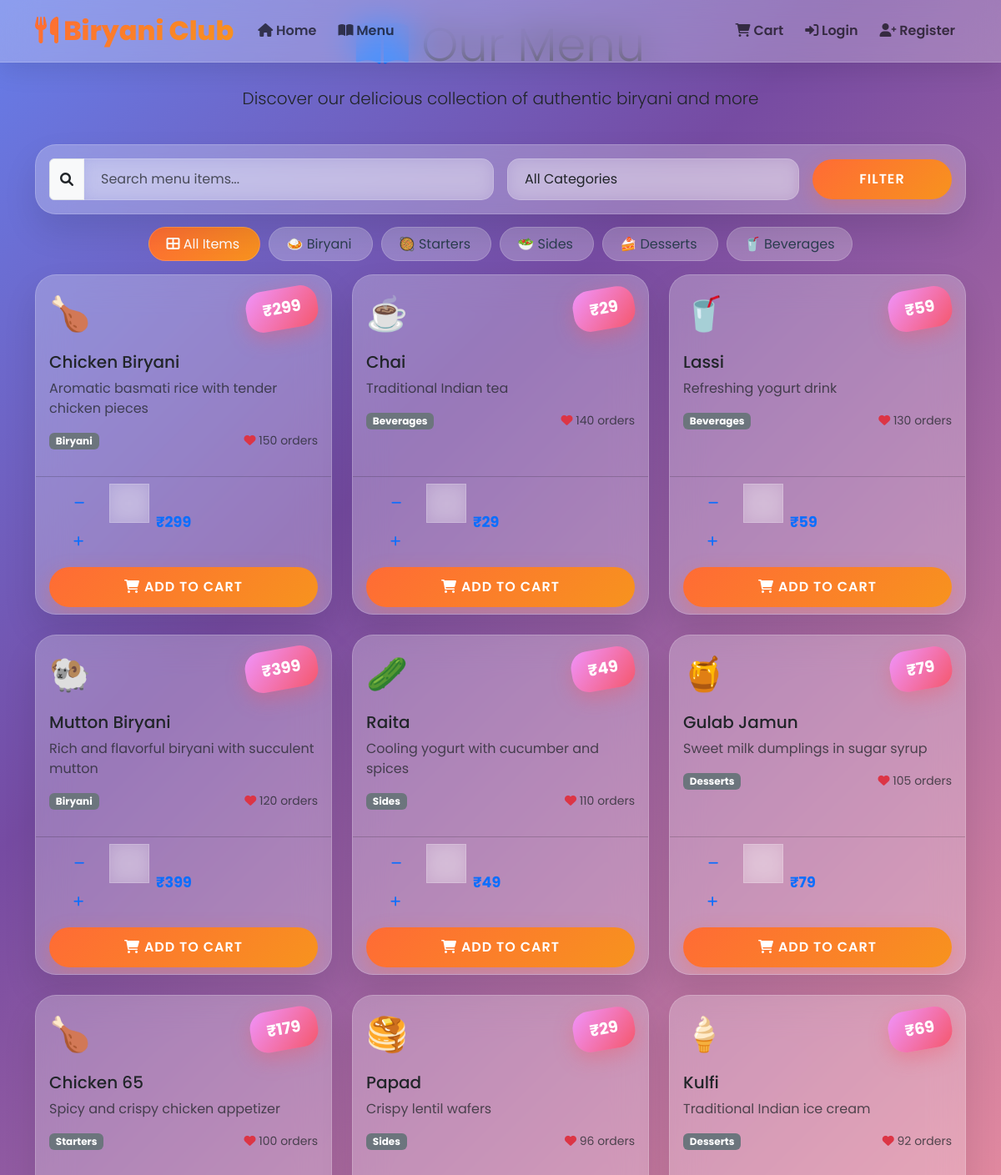
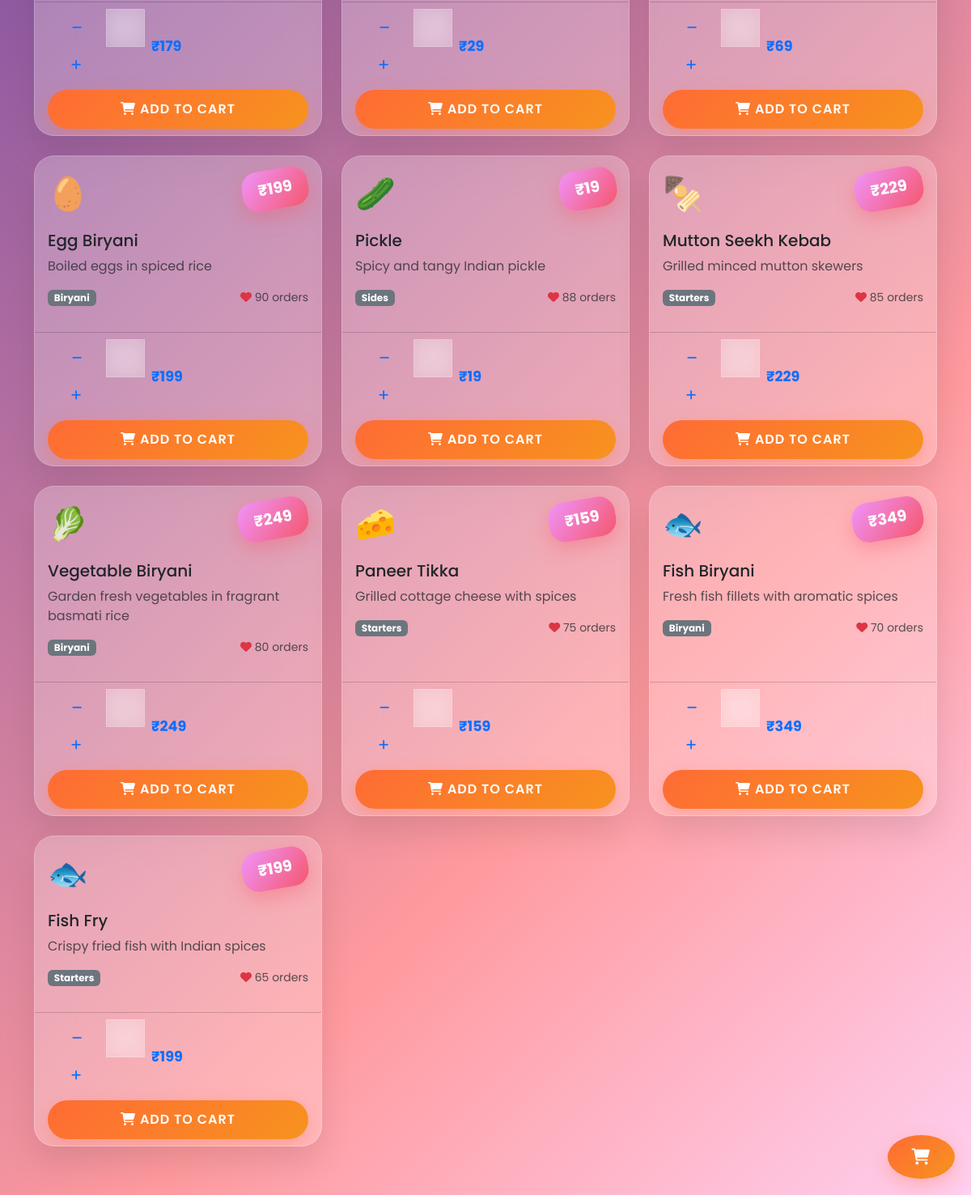
The page /menu on the database its author committed (2 pictures, top to bottom).
### models.py (models this page shows, shortened)
class MenuItem(db.Model):
    id = db.Column(db.Integer, primary_key=True)
    name = db.Column(db.String(100), unique=True, nullable=False)
    category = db.Column(db.String(50), nullable=False)
    price = db.Column(db.Float, nullable=False)
    description = db.Column(db.Text)
    emoji = db.Column(db.String(10))
    in_stock = db.Column(db.Boolean, default=True)
    created_at = db.Column(db.DateTime, default=datetime.utcnow)
    popularity = db.Column(db.Integer, default=0)

### routes.py (the view)
@app.route('/menu')
def menu():
    category = request.args.get('category', 'all')
    search = request.args.get('search', '')
    query = MenuItem.query.filter_by(in_stock=True)
    if category != 'all':
        query = query.filter_by(category=category)
    if search:
        query = query.filter(MenuItem.name.contains(search))
    menu_items = query.order_by(MenuItem.popularity.desc()).all()
    categories = db.session.query(MenuItem.category).distinct().all()
    categories = [cat[0] for cat in categories]
    return render_template('menu.html',
                         title='Our Menu - Biryani Club',
                         menu_items=menu_items,
                         categories=categories,
                         current_category=category,
                         search_term=search,
                         store_open=store_status['open'])

### routes.py (called while the page is built)
@app.context_processor
def inject_current_user():
    def get_current_user():
        if 'user_id' in session:
            return User.query.get(session['user_id'])
        return None
    return dict(get_current_user=get_current_user)

@app.after_request
def apply_security_headers(response):
    response.headers['X-Content-Type-Options'] = 'nosniff'
    response.headers['X-Frame-Options'] = 'SAMEORIGIN'
    response.headers['Content-Security-Policy'] = "default-src 'self'; script-src 'self' 'unsafe-inline' https://cdn.jsdelivr.net https://cdnjs.cloudflare.com; style-src 'self' 'unsafe-inline' https://cdn.jsdelivr.net https://fonts.googleapis.com; font-src 'self' https://fonts.gstatic.com; img-src 'self' data:;"
    return response

### templates/menu.html (shortened to what this page needs)
{% extends "base.html" %}
{% block content %}
<div class="container">
    <div class="row mb-4">
        <div class="col-12">
            <div class="text-center">
                <h1 class="display-4 mb-3">
                    <i class="fas fa-book-open text-primary"></i> Our Menu
                </h1>
                <p class="lead">Discover our delicious collection of authentic biryani and more</p>
            </div>
        </div>
    </div>
    <div class="row mb-4">
        <div class="col-12">
            <div class="card">
                <div class="card-body">
                    <form method="GET" class="row g-3 align-items-center">
                        <div class="col-md-6">
                            <div class="input-group">
                                <span class="input-group-text">
                                    <i class="fas fa-search"></i>
                                </span>
                                <input type="text" class="form-control" name="search"
                                       placeholder="Search menu items..." value="{{ search_term }}">
                            </div>
                        </div>
                        <div class="col-md-4">
                            <select name="category" class="form-select">
                                <option value="all" {% if current_category == 'all' %}selected{% endif %}>All Categories</option>
                            </select>
                        </div>
                        <div class="col-md-2">
                            <button type="submit" class="btn btn-primary w-100">Filter</button>
                        </div>
                    </form>
                </div>
            </div>
        </div>
    </div>
    <div class="row mb-4">
        <div class="col-12">
            <div class="text-center">
                <a href="{{ url_for('menu', category='all') }}"
                   class="category-filter {% if current_category == 'all' %}active{% endif %}">
                    <i class="fas fa-th-large"></i> All Items
                </a>
                {% for cat in categories %}
                <a href="{{ url_for('menu', category=cat) }}"
                   class="category-filter {% if current_category == cat %}active{% endif %}">
                    {% if cat == 'Biryani' %}🍛
                    {% elif cat == 'Starters' %}🥘
                    {% elif cat == 'Sides' %}🥗
                    {% elif cat == 'Desserts' %}🍰
                    {% elif cat == 'Beverages' %}🥤
                    {% else %}🍽️
                    {% endif %}
                    {{ cat }}
                </a>
                {% endfor %}
            </div>
        </div>
    </div>
    {% if menu_items %}
    <div class="row g-4">
        {% for item in menu_items %}
        <div class="col-md-6 col-lg-4">
            <div class="card h-100 {% if not item.in_stock %}opacity-75{% endif %}">
                <div class="card-body">
                    <div class="d-flex justify-content-between align-items-start mb-3">
                        <div class="fs-1">{{ item.emoji or '🍽️' }}</div>
                        <div class="text-end">
                            <div class="price-tag">₹{{ "%.0f"|format(item.price) }}</div>
                        </div>
                    </div>
                    <h5 class="card-title">{{ item.name }}</h5>
                    <p class="card-text text-muted">{{ item.description or 'Delicious ' + item.name }}</p>
                    <div class="d-flex justify-content-between align-items-center mb-3">
                        <span class="badge bg-secondary">{{ item.category }}</span>
                        <span class="text-muted small">
                            <i class="fas fa-heart text-danger"></i> {{ item.popularity }} orders
                        </span>
                    </div>
                </div>
                {% if item.in_stock %}
                <div class="card-footer bg-transparent">
                    <form action="{{ url_for('add_to_cart') }}" method="POST" class="add-to-cart-form" data-item-name="{{ item.name }}">
                        <div class="d-flex gap-2 align-items-center mb-2">
                            <div class="input-group quantity-controls" style="width: 120px;">
                                <button type="button" class="btn btn-outline-primary btn-sm" onclick="decrementQuantity(this)">
                                    <i class="fas fa-minus"></i>
                                </button>
                                <input type="number" name="quantity" value="1" min="1" max="10"
                                       class="form-control form-control-sm text-center quantity-input">
                                <button type="button" class="btn btn-outline-primary btn-sm" onclick="incrementQuantity(this)">
                                    <i class="fas fa-plus"></i>
                                </button>
                            </div>
                            <span class="item-total-price fw-bold text-primary">₹{{ "%.0f"|format(item.price) }}</span>
                        </div>
                        <button type="submit" class="btn btn-primary w-100 add-cart-btn">
                            <i class="fas fa-shopping-cart"></i> Add to Cart
                        </button>
                    </form>
                </div>
                {% else %}
                <div class="card-footer bg-transparent">
                    <button class="btn btn-secondary w-100" disabled>
                        <i class="fas fa-times"></i> Out of Stock
                    </button>
                </div>
                {% endif %}
            </div>
        </div>
        {% endfor %}
    </div>
    {% endif %}
</div>
<div class="floating-cart">
    <a href="{{ url_for('cart') }}" class="btn btn-primary btn-lg rounded-circle">
        <i class="fas fa-shopping-cart"></i>
    </a>
</div>
{% endblock %}

### templates/base.html (style rules this page uses)
:root { --primary: #ff6b35; --secondary: #f7931e; --success: #4ecdc4; --info: #667eea; --warning: #f093fb; --danger: #f5576c; --dark: #2c3e50; --bronze: #cd7f32; --silver: #c0c0c0; --gold: #ffd700; --gradient-1: linear-gradient(135deg, #ff6b35 0%, #f7931e 100%); --gradient-2: linear-gradient(135deg, #4ecdc4 0%, #38ef7d 100%); --gradient-3: linear-gradient(135deg, #667eea 0%, #764ba2 100%); --gradient-4: linear-gradient(135deg, #f093fb 0%, #f5576c 100%); --gradient-5: linear-gradient(135deg, #2c3e50 0%, #3498db 100%); --glass: rgba(255, 255, 255, 0.25); --glass-border: rgba(255, 255, 255, 0.18); }
* { font-family: 'Poppins', sans-serif; margin: 0; padding: 0; box-sizing: border-box; }
body { background: linear-gradient(135deg, #667eea 0%, #764ba2 25%, #ff9a9e 75%, #fecfef 100%); background-attachment: fixed; min-height: 100vh; padding-bottom: 60px; }
.card { border: none; border-radius: 25px; box-shadow: 0 20px 40px rgba(0,0,0,0.1); transition: all 0.4s ease; background: var(--glass); backdrop-filter: blur(20px); overflow: hidden; border: 1px solid var(--glass-border); }
.btn { border-radius: 50px; padding: 12px 30px; font-weight: 600; text-transform: uppercase; letter-spacing: 1px; transition: all 0.3s ease; border: none; position: relative; overflow: hidden; }
.btn::before { content: ''; position: absolute; top: 0; left: -100%; width: 100%; height: 100%; background: linear-gradient(90deg, transparent, rgba(255,255,255,0.2), transparent); transition: left 0.5s; }
.btn-primary { background: var(--gradient-1); box-shadow: 0 8px 25px rgba(255, 107, 53, 0.3); }
.price-tag { background: var(--gradient-4); color: white; border-radius: 20px; padding: 10px 20px; font-weight: bold; font-size: 1.2rem; display: inline-block; transform: rotate(-10deg); box-shadow: 0 8px 25px rgba(245, 87, 108, 0.4); }
.form-control, .form-select { border-radius: 15px; border: 1px solid var(--glass-border); background: var(--glass); backdrop-filter: blur(10px); padding: 12px 20px; }
.floating-cart { position: fixed; bottom: 20px; right: 20px; z-index: 1000; animation: float 3s ease-in-out infinite; }
.add-to-cart-form { transition: all 0.3s ease; }
.quantity-controls { transition: all 0.3s ease; }
.item-total-price { transition: all 0.3s ease; }
.category-filter { background: var(--glass); border-radius: 50px; padding: 8px 20px; margin: 5px; border: 1px solid var(--glass-border); color: var(--dark); text-decoration: none; transition: all 0.3s ease; }
.category-filter:hover, .category-filter.active { background: var(--gradient-1); color: white; transform: translateY(-2px); }

### templates/menu.html (style rules this page uses)
.quantity-controls { transition: all 0.3s ease; }
.item-total-price { transition: all 0.3s ease; font-size: 1.1rem; }
.add-cart-btn { transition: all 0.3s ease; }
.floating-cart { animation: float 3s ease-in-out infinite; }

### rows shown on the page
MenuItem: emoji "🍗", price "299", name "Chicken Biryani", description "Aromatic basmati rice with tender chicken pieces", category "Biryani", popularity "150"
MenuItem: emoji "☕", price "29", name "Chai", description "Traditional Indian tea", category "Beverages", popularity "140"
MenuItem: emoji "🥤", price "59", name "Lassi", description "Refreshing yogurt drink", category "Beverages", popularity "130"
MenuItem: emoji "🐏", price "399", name "Mutton Biryani", description "Rich and flavorful biryani with succulent mutton", category "Biryani", popularity "120"
MenuItem: emoji "🥒", price "49", name "Raita", description "Cooling yogurt with cucumber and spices", category "Sides", popularity "110"
MenuItem: emoji "🍯", price "79", name "Gulab Jamun", description "Sweet milk dumplings in sugar syrup", category "Desserts", popularity "105"
MenuItem: emoji "🍗", price "179", name "Chicken 65", description "Spicy and crispy chicken appetizer", category "Starters", popularity "100"
MenuItem: emoji "🥞", price "29", name "Papad", description "Crispy lentil wafers", category "Sides", popularity "96"
MenuItem: emoji "🍦", price "69", name "Kulfi", description "Traditional Indian ice cream", category "Desserts", popularity "92"
MenuItem: emoji "🥚", price "199", name "Egg Biryani", description "Boiled eggs in spiced rice", category "Biryani", popularity "90"
MenuItem: emoji "🥒", price "19", name "Pickle", description "Spicy and tangy Indian pickle", category "Sides", popularity "88"
MenuItem: emoji "🍢", price "229", name "Mutton Seekh Kebab", description "Grilled minced mutton skewers", category "Starters", popularity "85"
MenuItem: emoji "🥬", price "249", name "Vegetable Biryani", description "Garden fresh vegetables in fragrant basmati rice", category "Biryani", popularity "80"
MenuItem: emoji "🧀", price "159", name "Paneer Tikka", description "Grilled cottage cheese with spices", category "Starters", popularity "75"
MenuItem: emoji "🐟", price "349", name "Fish Biryani", description "Fresh fish fillets with aromatic spices", category "Biryani", popularity "70"
MenuItem: emoji "🐟", price "199", name "Fish Fry", description "Crispy fried fish with Indian spices", category "Starters", popularity "65"

### other values the page prints
{{ cat }} "Biryani" "Starters" "Sides" "Desserts" "Beverages"
